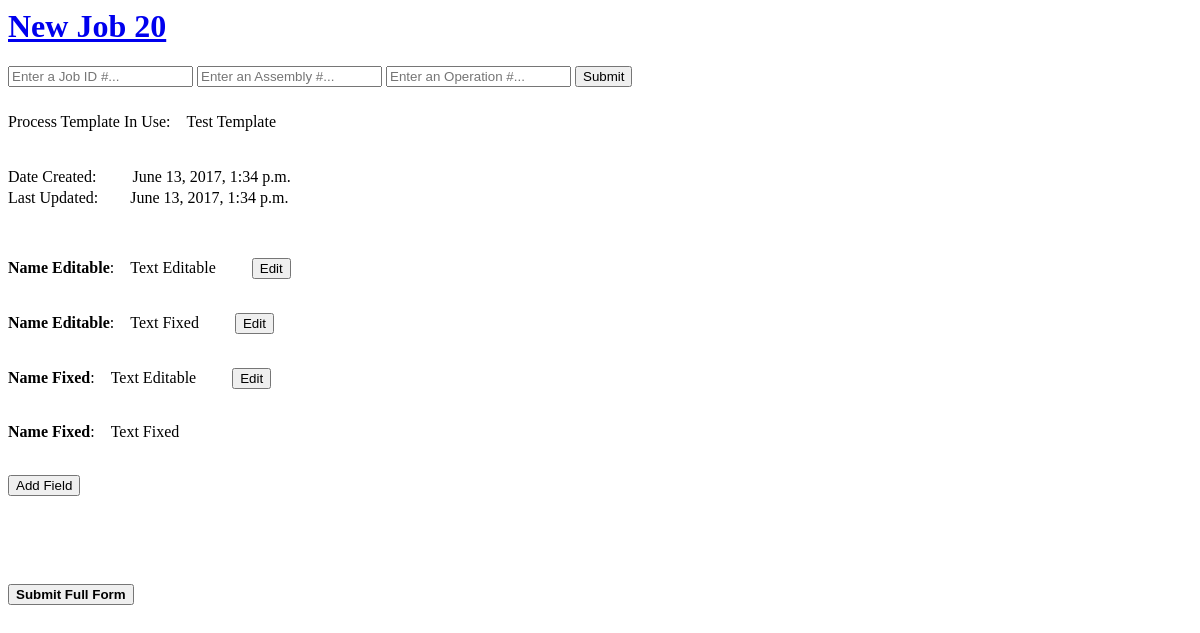
/embossers/76/detail/, run on the app's committed database.
### embossers/models.py (models this page shows, shortened)
class Job(models.Model):
    job_id = models.CharField(max_length=100, default="New Job", unique=True)
    date_created = models.DateTimeField('date created', auto_now_add=True)
    last_update = models.DateTimeField('last updated', default=timezone.now)
    date_submitted = models.DateTimeField(null=True, blank=True)
    process_outline = models.CharField(max_length=100, default="None", verbose_name="Process Template")
    has_process_outline_been_modified_for_this_operation = models.BooleanField(default=False, verbose_name="Edited Template")
    has_job_name_been_set = models.BooleanField(default=False)
    completed = models.BooleanField(default=False)
    disable_submit_button = models.BooleanField(default=False)
    job_number = models.CharField(max_length=100, blank=True)
    assembly_number = models.CharField(max_length=100, blank=True)
    operation_number = models.CharField(max_length=100, blank=True)
    def was_created_recently(self):
        now = timezone.now()
        return now - datetime.timedelta(days=1) <= self.date_created <= now
    was_created_recently.admin_order_field = 'date_created'
    was_created_recently.boolean = True
    was_created_recently.short_description = 'Created recently?'

class Field(models.Model):
    job = models.ForeignKey(Job, on_delete=models.CASCADE)
    field_name = models.CharField(max_length=100)
    field_text = models.CharField(max_length=200, blank=True)
    field_has_been_set = models.BooleanField(default=False)
    editing_mode = models.BooleanField(default=False)
    name_is_operator_editable = models.BooleanField(default=True)
    text_is_operator_editable = models.BooleanField(default=True)
    required_for_full_submission = models.BooleanField(default=True)
    objects = FieldManager()

### embossers/views.py (the view)
# urls.py: url(r'^(?P<pk>[0-9]+)/detail/$', DetailView.as_view(), name='detail'),
class DetailView(generic.DetailView):
    model = Job
    template_name = 'embossers/pages/detail.html'
    def get_queryset(self):
        return Job.objects.all()

### templates/embossers/pages/detail.html (shortened to what this page needs)
<html lang="en">
{% load static %}
<link rel="stylesheet" type="text/css" href="{% static 'embossers/style.css' %}" />
</head>
<h1><a class="navbar-brand" href="/embossers">{{ job.job_id }}</a></h1>
{% ifequal job.has_job_name_been_set False %}
    {% include 'embossers/forms/job_number_form.html' %}
{% endifequal %}
<p>Process Template In Use:&emsp;{{ job.process_outline }}
</p>
<br />
<p>Date Created:&emsp;&emsp; {{ job.date_created }}</p>
<p>Last Updated:&emsp;&ensp;&ensp;{{ job.last_update }}</p>
<p>&emsp;</p>
<p>&emsp;</p>
{% for field in job.field_set.all %}
    {% ifnotequal field.field_has_been_set False %}
        {% ifnotequal field.editing_mode True %}
            {% include 'embossers/forms/saved_field_form.html' %}
        {% else %}
            {% include 'embossers/forms/existing_field_form.html' %}
        {% endifnotequal %}
    {% else %}
        {% include 'embossers/forms/new_field_form.html' %}
    {% endifnotequal %}
{% endfor %}
{% if job.completed == False %}
    <form action="{% url 'embossers:add_field' job.id %}" method="post" name="add_field">
        <input type="submit" name="add_field" value="Add Field"/>
    </form>
{% endif %}
<br /><br /><br /><br />
{% if job.completed == False %}
    {% include 'embossers/forms/submit.html' %}
{% endif %}
</html>

### templates/embossers/forms/saved_field_form.html (shortened to what this page needs)
<p>
<form action="{% url 'embossers:edit_data' job.id %}" method="post">
    <label for="field{{ forloop.counter }}"><strong>{{ field.field_name }}</strong>:&emsp;{{ field.field_text }}&emsp;&emsp;</label>
    {% if field.name_is_operator_editable or field.text_is_operator_editable %}
        <button type="submit" name="edit_field" id="field{{ forloop.counter }}" value="{{ field.id }}">Edit</button><br /><br />
    {% else %}
        <br /><br />
    {% endif %}
</form>
</p>

### static/embossers/style.css (style rules this page uses)
p { text-align: left; line-height: 5px; }

### data on the page
Job: job_id "New Job 20", process_outline "Test Template", date_created "June 13, 2017, 1:34 p.m.", last_update "June 13, 2017, 1:34 p.m."
Field: field_name "Name Editable", field_text "Text Editable", {{ field.id }} 210 (drawn)
Field: field_name "Name Editable", field_text "Text Fixed"
Field: field_name "Name Fixed", field_text "Text Editable", {{ field.id }} 212 (drawn)
Field: field_name "Name Fixed", field_text "Text Fixed"
